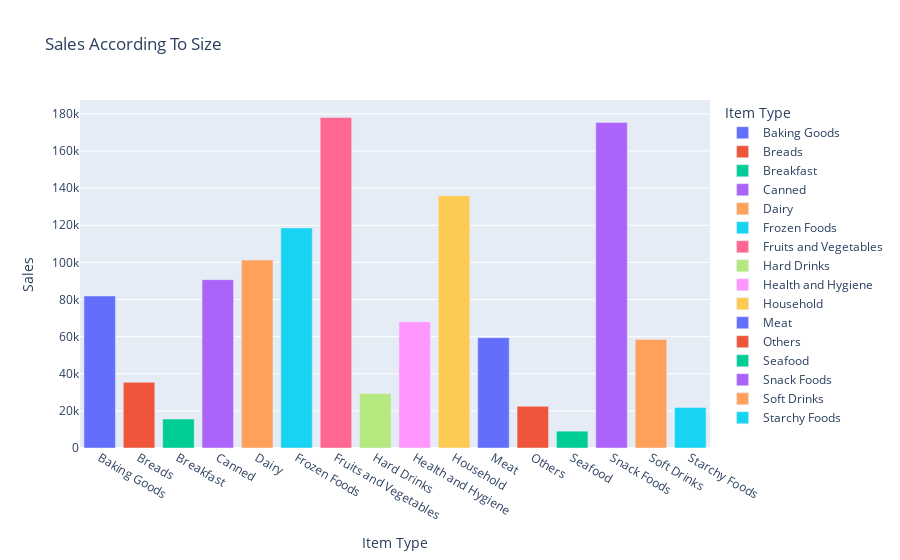

The code cell stored with this chart in its notebook:
### Code cell
Bar_Display_According_To_Item_Type=px.bar(Display_According_To_Item_Type,x="Item Type",y="Sales",title="Sales According To Size",color="Item Type")
Bar_Display_According_To_Item_Type

### Figure 1 — Plotly figure (JSON) as saved in the notebook; plotly's stock layout.template omitted (floating-point values rounded to 4 significant figures)
{"data": [{"hovertemplate": "Item Type=%{x}<br>Sales=%{y}<extra></extra>", "legendgroup": "Baking Goods", "marker": {"color": "#636efa", "pattern": {"shape": ""}}, "name": "Baking Goods", "orientation": "v", "showlegend": true, "textposition": "auto", "type": "bar", "x": ["Baking Goods"], "xaxis": "x", "y": [81890.0], "yaxis": "y"}, {"hovertemplate": "Item Type=%{x}<br>Sales=%{y}<extra></extra>", "legendgroup": "Breads", "marker": {"color": "#EF553B", "pattern": {"shape": ""}}, "name": "Breads", "orientation": "v", "showlegend": true, "textposition": "auto", "type": "bar", "x": ["Breads"], "xaxis": "x", "y": [35380.0], "yaxis": "y"}, {"hovertemplate": "Item Type=%{x}<br>Sales=%{y}<extra></extra>", "legendgroup": "Breakfast", "marker": {"color": "#00cc96", "pattern": {"shape": ""}}, "name": "Breakfast", "orientation": "v", "showlegend": true, "textposition": "auto", "type": "bar", "x": ["Breakfast"], "xaxis": "x", "y": [15600.0], "yaxis": "y"}, {"hovertemplate": "Item Type=%{x}<br>Sales=%{y}<extra></extra>", "legendgroup": "Canned", "marker": {"color": "#ab63fa", "pattern": {"shape": ""}}, "name": "Canned", "orientation": "v", "showlegend": true, "textposition": "auto", "type": "bar", "x": ["Canned"], "xaxis": "x", "y": [90710.0], "yaxis": "y"}, {"hovertemplate": "Item Type=%{x}<br>Sales=%{y}<extra></extra>", "legendgroup": "Dairy", "marker": {"color": "#FFA15A", "pattern": {"shape": ""}}, "name": "Dairy", "orientation": "v", "showlegend": true, "textposition": "auto", "type": "bar", "x": ["Dairy"], "xaxis": "x", "y": [101300.0], "yaxis": "y"}, {"hovertemplate": "Item Type=%{x}<br>Sales=%{y}<extra></extra>", "legendgroup": "Frozen Foods", "marker": {"color": "#19d3f3", "pattern": {"shape": ""}}, "name": "Frozen Foods", "orientation": "v", "showlegend": true, "textposition": "auto", "type": "bar", "x": ["Frozen Foods"], "xaxis": "x", "y": [118600.0], "yaxis": "y"}, {"hovertemplate": "Item Type=%{x}<br>Sales=%{y}<extra></extra>", "legendgroup": "Fruits and Vegetables", "marker": {"color": "#FF6692", "pattern": {"shape": ""}}, "name": "Fruits and Vegetables", "orientation": "v", "showlegend": true, "textposition": "auto", "type": "bar", "x": ["Fruits and Vegetables"], "xaxis": "x", "y": [178100.0], "yaxis": "y"}, {"hovertemplate": "Item Type=%{x}<br>Sales=%{y}<extra></extra>", "legendgroup": "Hard Drinks", "marker": {"color": "#B6E880", "pattern": {"shape": ""}}, "name": "Hard Drinks", "orientation": "v", "showlegend": true, "textposition": "auto", "type": "bar", "x": ["Hard Drinks"], "xaxis": "x", "y": [29330.0], "yaxis": "y"}, {"hovertemplate": "Item Type=%{x}<br>Sales=%{y}<extra></extra>", "legendgroup": "Health and Hygiene", "marker": {"color": "#FF97FF", "pattern": {"shape": ""}}, "name": "Health and Hygiene", "orientation": "v", "showlegend": true, "textposition": "auto", "type": "bar", "x": ["Health and Hygiene"], "xaxis": "x", "y": [68030.0], "yaxis": "y"}, {"hovertemplate": "Item Type=%{x}<br>Sales=%{y}<extra></extra>", "legendgroup": "Household", "marker": {"color": "#FECB52", "pattern": {"shape": ""}}, "name": "Household", "orientation": "v", "showlegend": true, "textposition": "auto", "type": "bar", "x": ["Household"], "xaxis": "x", "y": [136000.0], "yaxis": "y"}, {"hovertemplate": "Item Type=%{x}<br>Sales=%{y}<extra></extra>", "legendgroup": "Meat", "marker": {"color": "#636efa", "pattern": {"shape": ""}}, "name": "Meat", "orientation": "v", "showlegend": true, "textposition": "auto", "type": "bar", "x": ["Meat"], "xaxis": "x", "y": [59450.0], "yaxis": "y"}, {"hovertemplate": "Item Type=%{x}<br>Sales=%{y}<extra></extra>", "legendgroup": "Others", "marker": {"color": "#EF553B", "pattern": {"shape": ""}}, "name": "Others", "orientation": "v", "showlegend": true, "textposition": "auto", "type": "bar", "x": ["Others"], "xaxis": "x", "y": [22450.0], "yaxis": "y"}, {"hovertemplate": "Item Type=%{x}<br>Sales=%{y}<extra></extra>", "legendgroup": "Seafood", "marker": {"color": "#00cc96", "pattern": {"shape": ""}}, "name": "Seafood", "orientation": "v", "showlegend": true, "textposition": "auto", "type": "bar", "x": ["Seafood"], "xaxis": "x", "y": [9078.0], "yaxis": "y"}, {"hovertemplate": "Item Type=%{x}<br>Sales=%{y}<extra></extra>", "legendgroup": "Snack Foods", "marker": {"color": "#ab63fa", "pattern": {"shape": ""}}, "name": "Snack Foods", "orientation": "v", "showlegend": true, "textposition": "auto", "type": "bar", "x": ["Snack Foods"], "xaxis": "x", "y": [175400.0], "yaxis": "y"}, {"hovertemplate": "Item Type=%{x}<br>Sales=%{y}<extra></extra>", "legendgroup": "Soft Drinks", "marker": {"color": "#FFA15A", "pattern": {"shape": ""}}, "name": "Soft Drinks", "orientation": "v", "showlegend": true, "textposition": "auto", "type": "bar", "x": ["Soft Drinks"], "xaxis": "x", "y": [58510.0], "yaxis": "y"}, {"hovertemplate": "Item Type=%{x}<br>Sales=%{y}<extra></extra>", "legendgroup": "Starchy Foods", "marker": {"color": "#19d3f3", "pattern": {"shape": ""}}, "name": "Starchy Foods", "orientation": "v", "showlegend": true, "textposition": "auto", "type": "bar", "x": ["Starchy Foods"], "xaxis": "x", "y": [21880.0], "yaxis": "y"}], "layout": {"barmode": "relative", "legend": {"title": {"text": "Item Type"}, "tracegroupgap": 0}, "title": {"text": "Sales According To Size"}, "xaxis": {"anchor": "y", "categoryarray": ["Baking Goods", "Breads", "Breakfast", "Canned", "Dairy", "Frozen Foods", "Fruits and Vegetables", "Hard Drinks", "Health and Hygiene", "Household", "Meat", "Others", "Seafood", "Snack Foods", "Soft Drinks", "Starchy Foods"], "categoryorder": "array", "domain": [0, 1], "title": {"text": "Item Type"}}, "yaxis": {"anchor": "x", "domain": [0, 1], "title": {"text": "Sales"}}}}
